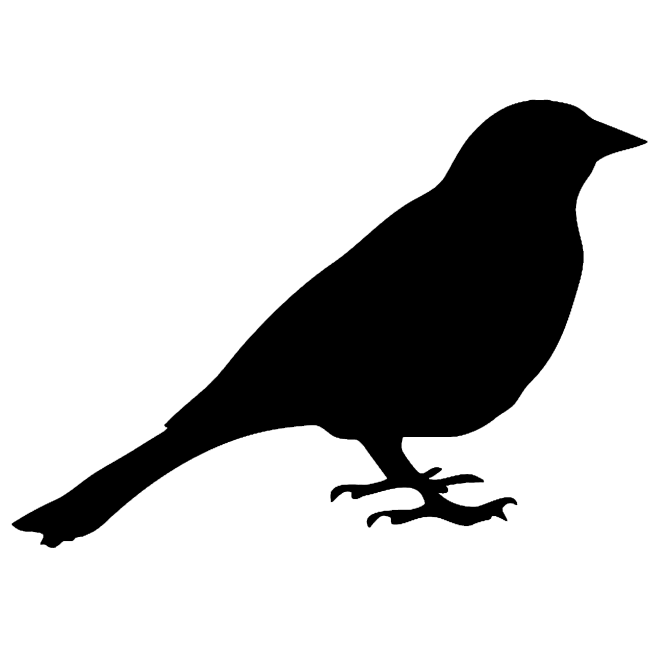
#> input picture data/bird.png, 1325 x 1325 px (shown at 1/2 size)
$ jupyter execute --allow-errors Example1.ipynb
#> lines starting #> are read from the running program, lines starting #| are printed output that depends on the picture
### model/utils.py
import ot
import random
import numpy as np

from sklearn import manifold
from scipy.sparse import diags
from scipy.stats import ortho_group
from scipy.sparse.linalg import eigs
from sklearn.neighbors import kneighbors_graph, radius_neighbors_graph


def normalize(data):

    centroid = np.mean(data, axis=0)
    data -= centroid
    furthest_distance = np.max(np.sqrt(np.sum(abs(data) ** 2, axis=-1)))
    data /= furthest_distance

    return data


def fiedler(X, method='kng', param=50):
    """
    Returns the fiedler vector of a point cloud

    Parameters
    ----------
    X : ndarray, shape (n, d)
        point cloud
    method : str, optional
        method for constructing the graph, in can be 'radius' or 'kng'. The default is 'kng'.
    param : int, optional
        parameter associated to the method (it represents the radius value if 'radius' or the number
        of nearest neighboors if 'kng'). The default is 50.

    Returns
    -------
    v : ndarray, shape (1, n)
        fiedler vector.

    """
    if method=='radius':
        A = radius_neighbors_graph(X, param, mode='connectivity',include_self=True)
    elif (method == 'kng'):
        A_ = kneighbors_graph(X, param, mode='connectivity', include_self=True)
        A = (A_ + A_.T) * .5

    N = A.shape[0]
    deg = np.sum(A, axis = 0).A1
    L = diags(deg, 0, shape = (N,N)) - A
    lbd, Q = eigs(L, k=3, which = 'SM')
    pos = np.argsort(lbd)
    V = Q[:,pos]
    Fiedler = V[:,1].real
    ff = Fiedler - np.min(Fiedler)
    v = ff/np.max(ff)

    return v


# [145 lines left out: functions fiedler_matching, smacof_mds, uncorrelate, pca_wass_2d, pca_wass_3d, not called in this run]


# =============================================================================
# Create data sets
# =============================================================================

def create_2D_class(pivot, color, num_samples, noise=[.01,.02], rotate=False, seed=None):

    if seed is not None:
        random.seed(seed)
        np.random.seed(seed)

    n, d = pivot.shape
    dataset_non_ruotato = []
    dataset_ruotato     = []
    dataset_colori      = []

    for i in range(num_samples):

        frequency = np.random.choice(a=[1, 2, 3],
                                     size=n,
                                     p=[.90, .07, .03])

        cand = np.concatenate((pivot, pivot[frequency!=1], pivot[frequency==3]))
        color_cand = np.concatenate((color, color[frequency!=1], color[frequency==3]))

        if rotate==True:
            t = random.uniform(0, 2*np.pi)
            R = np.array([[np.cos(t), -np.sin(t)],
                          [np.sin(t), np.cos(t)]])
        else:
            R = np.eye(2)

        eps = np.random.normal(noise[0], noise[1], [cand.shape[0], d])
        new_cloud = cand + eps

        idx = np.random.permutation(new_cloud.shape[0])
        new_cloud = new_cloud[idx]
        color_cand = color_cand[idx]
        dataset_non_ruotato.append(new_cloud)
        dataset_colori.append(color_cand)

        # Apply random symmetry (flip along the x-axis or y-axis)
        apply_symmetry = np.random.choice([True, False])
        if apply_symmetry:
            S = np.array([[1, 0], [0, -1]])  # Reflection over the y-axis
        else:
            S = np.eye(2)  # No symmetry applied

        dataset_ruotato.append(new_cloud @ R @ S)
    return dataset_non_ruotato, dataset_ruotato, dataset_colori


# [37 lines left out: function create_3D_class, not called in this run]

### Example1.ipynb
[cell 1]
import ot
import time
import random
import numpy as np
import scipy as sp
import matplotlib.pyplot as plt

from sklearn.manifold import TSNE

from model.utils import normalize, fiedler, smacof_mds, create_2D_class
from model.pwfunction import pw_barycenter

seed = 1
random.seed(seed)
np.random.seed(seed)

Import input cloud and create new samples

[cell 2]
I = plt.imread("data/bird.png").astype(np.float64)[::30, ::30, 2]
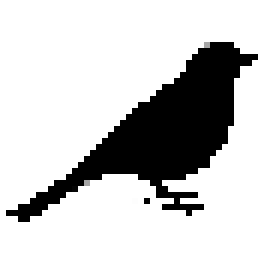
#> I: shape (45, 45) float64 (shown 6 times larger); min 0, max 1, mean 0.8
n = I.shape[0]
#> n = 45
XX, YY = np.meshgrid(np.arange(n), np.arange(n))
x = normalize(np.stack((XX[I == 0], -YY[I == 0]), 1) * 1.0)
#> in normalize, `centroid = np.mean(data, axis=0)`: centroid = [26.83, -21.66]
#> in normalize, `data -= centroid`: data = 404 pairs, first value -25.83 to 15.17, second value -14.34 to 14.66
#> in normalize, `furthest_distance = np.max(np.sqrt(np.sum(abs(data) ** 2, axis=-1)))`: furthest_distance = 29.08
#> in normalize, `data /= furthest_distance`: data = 404 pairs, first value -0.889 to 0.522, second value -0.493 to 0.504
#> x has the same summary as data in normalize
print('Number of vertices of the first cloud: ', x.shape[0])
#| Number of vertices of the first cloud:  404
d = x.shape[1]
#> d = 2
pivot_color = fiedler(x)
#> in fiedler, `deg = np.sum(A, axis = 0).A1`: deg = 404 values, max 67 at index 58, min 32.5 at index 394, mean 50
#> in fiedler, `pos = np.argsort(lbd)`: pos = [2, 0, 1]
#> in fiedler, `Fiedler = V[:,1].real`: Fiedler = 404 values, max 0.0925 at index 395, min -0.0721 at index 3, mean 7.69e-17
#> in fiedler, `ff = Fiedler - np.min(Fiedler)`: ff = 404 values, max 0.165 at index 395, min 0 at index 3, mean 0.0721
#> in fiedler, `v = ff/np.max(ff)`: v = 404 values, max 1 at index 395, min 0 at index 3, mean 0.438
#> pivot_color has the same summary as v in fiedler

num_samples = 1
_, generated, colors = create_2D_class(x, pivot_color, num_samples=num_samples, noise=[.01,.02], rotate=True, seed=seed)
#> after the loop in create_2D_class, `for i in range(num_samples):`: dataset_colori = 1 item; dataset_non_ruotato = 1 point arrays, longest 462 points
#> generated = 1 point arrays, longest 462 points; colors = 1 item
y = generated[0] @ np.array([[-1, 0], [0, 1]])
#> y = 462 pairs, first value -0.686 to 0.947, second value -0.449 to 0.381
print('Number of vertices of the second cloud: ', y.shape[0])
#| Number of vertices of the second cloud:  462
dataset = [x , y]
#> dataset = 2 point arrays, longest 462 points

Set hyper-parameters

[cell 3]
measures_locations = dataset
#> measures_locations = 2 point arrays, longest 462 points
#> (the rest of this cell did not finish here and is left out)

# Compute different OT barycenters

[cell 4]
# ---------------------------------------------------------------------
# 1 - Wasserstein barycenter
# ---------------------------------------------------------------------
start_time = time.time()
#> (the rest of this cell did not finish here and is left out)

Visualize results

[cell 5]
first_column = np.full((y.shape[0], 1), 2)
#> first_column = 462 values from 2 to 2
second_column = np.zeros((y.shape[0], 1))
#> second_column = 462 values from 0 to 0
shift = np.hstack((first_column, second_column))
y_ = y + shift
#> y_ = 462 pairs, first value 1.31 to 2.95, second value -0.449 to 0.381
X = np.concatenate((x,y_))
#> X = 866 pairs, first value -0.889 to 2.95, second value -0.493 to 0.504
X_color = np.concatenate((pivot_color, colors[0]))
#> X_color = 866 values, max 1 at index 395, min 0 at index 3, mean 0.441

fig = plt.figure(figsize=(5,8), constrained_layout=True)
ax = fig.add_subplot(3, 2, (1,2))
ax.scatter(X[:, 0], X[:, 1], s=20, c=X_color, edgecolors="k", alpha=.8)
ax.set_xticks([])
ax.set_yticks([])

ax = fig.add_subplot(3, 2, 3)
#> (the rest of this cell did not finish here and is left out)


$ run again, with data/dog.png copied over data/bird.png
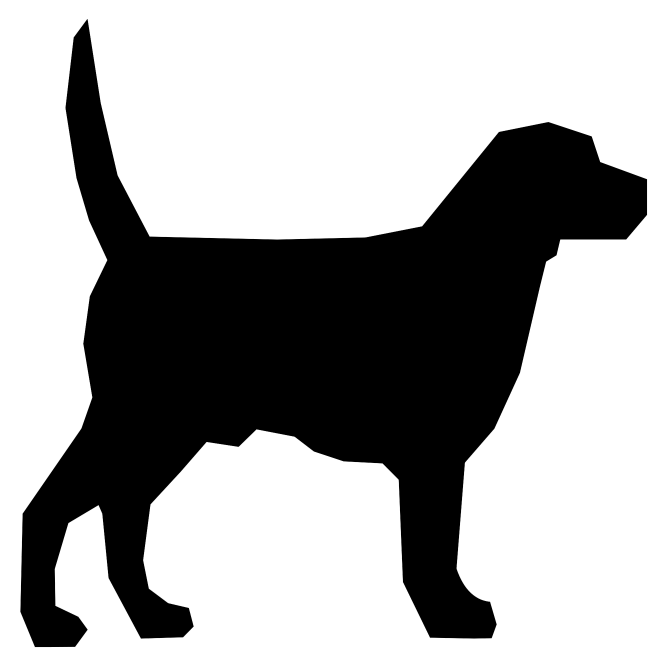
#> input picture data/dog.png, 2000 x 2000 px (shown at 1/3 size)
#> `I = plt.imread("data/bird.png").astype(np.float64)[::30, ::30, 2]`:
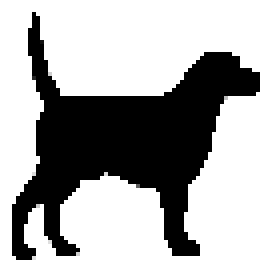
#> I: shape (67, 67) float64 (shown 4 times larger); min 0, max 1, mean 0.667
#> centroid = [30.96, -35.31]
#> in normalize, `data -= centroid`: data = 1492 pairs, first value -27.96 to 33.04, second value -28.69 to 32.31
#> furthest_distance = 39.64
#> in normalize, `data /= furthest_distance`: data = 1492 pairs, first value -0.705 to 0.834, second value -0.724 to 0.815
#> x has the same summary as data in normalize
#| Number of vertices of the first cloud:  1492
#> deg = 1492 values, max 65.5 at index 140, min 35.5 at index 0, mean 50
#> pos = [2, 0, 1]
#> Fiedler = 1492 values, max 0.0392 at index 124, min -0.0441 at index 1489, mean 5.24e-17
#> ff = 1492 values, max 0.0833 at index 124, min 0 at index 1489, mean 0.0441
#> v = 1492 values, max 1 at index 124, min 0 at index 1489, mean 0.529
#> pivot_color has the same summary as v in fiedler
#> after the loop in create_2D_class, `for i in range(num_samples):`: dataset_colori = 1 item; dataset_non_ruotato = 1 point arrays, longest 1694 points
#> colors = 1 item
#> y = 1694 pairs, first value -0.917 to 0.991, second value -0.99 to 0.841
#| Number of vertices of the second cloud:  1694
#> dataset = 2 point arrays, longest 1694 points
#> y_ = 1694 pairs, first value 1.08 to 2.99, second value -0.99 to 0.841
#> X = 3186 pairs, first value -0.705 to 2.99, second value -0.99 to 0.841
#> X_color = 3186 values, max 1 at index 124, min 0 at index 1489, mean 0.531
